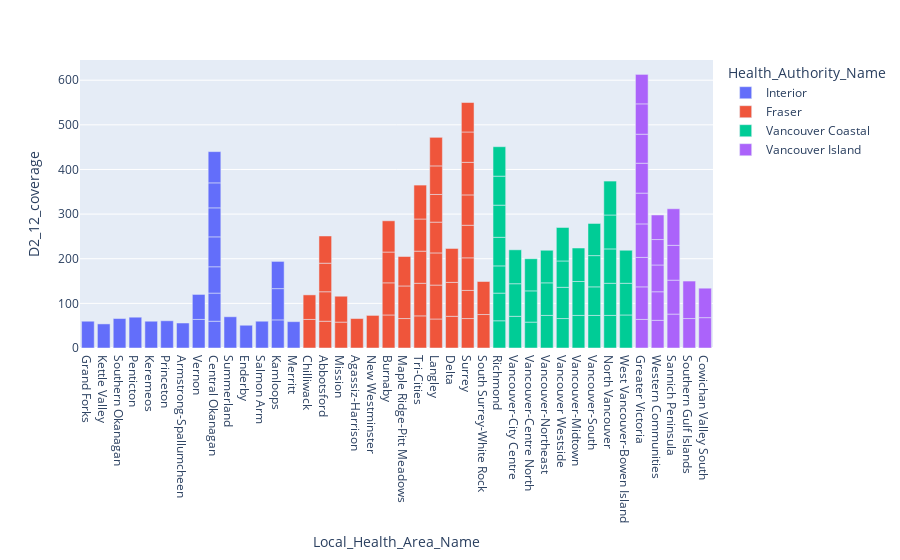

Source (notebook cell):
### Code cell
px.bar(CHSA_1,
       x= 'Local_Health_Area_Name',
       y= 'D2_12_coverage',
        color = 'Health_Authority_Name')

### Figure 1 — Plotly figure (JSON) as saved in the notebook; plotly's stock layout.template omitted (floating-point values rounded to 4 significant figures)
{"data": [{"alignmentgroup": "True", "hovertemplate": "Health_Authority_Name=Interior<br>Local_Health_Area_Name=%{x}<br>D2_12_coverage=%{y}<extra></extra>", "legendgroup": "Interior", "marker": {"color": "#636efa", "pattern": {"shape": ""}}, "name": "Interior", "offsetgroup": "Interior", "orientation": "v", "showlegend": true, "textposition": "auto", "type": "bar", "x": ["Grand Forks", "Kettle Valley", "Southern Okanagan", "Penticton", "Keremeos", "Princeton", "Armstrong-Spallumcheen", "Vernon", "Vernon", "Central Okanagan", "Central Okanagan", "Central Okanagan", "Central Okanagan", "Central Okanagan", "Central Okanagan", "Central Okanagan", "Summerland", "Enderby", "Salmon Arm", "Kamloops", "Kamloops", "Kamloops", "Merritt"], "xaxis": "x", "y": [60, 54, 66, 69, 60, 61, 56, 64, 56, 60, 63, 59, 67, 65, 56, 70, 70, 51, 60, 63, 70, 61, 59], "yaxis": "y"}, {"alignmentgroup": "True", "hovertemplate": "Health_Authority_Name=Fraser<br>Local_Health_Area_Name=%{x}<br>D2_12_coverage=%{y}<extra></extra>", "legendgroup": "Fraser", "marker": {"color": "#EF553B", "pattern": {"shape": ""}}, "name": "Fraser", "offsetgroup": "Fraser", "orientation": "v", "showlegend": true, "textposition": "auto", "type": "bar", "x": ["Chilliwack", "Chilliwack", "Abbotsford", "Abbotsford", "Abbotsford", "Abbotsford", "Mission", "Mission", "Agassiz-Harrison", "New Westminster", "Burnaby", "Burnaby", "Burnaby", "Burnaby", "Maple Ridge-Pitt Meadows", "Maple Ridge-Pitt Meadows", "Maple Ridge-Pitt Meadows", "Tri-Cities", "Tri-Cities", "Tri-Cities", "Tri-Cities", "Tri-Cities", "Langley", "Langley", "Langley", "Langley", "Langley", "Langley", "Langley", "Delta", "Delta", "Delta", "Surrey", "Surrey", "Surrey", "Surrey", "Surrey", "Surrey", "Surrey", "Surrey", "South Surrey-White Rock", "South Surrey-White Rock"], "xaxis": "x", "y": [64, 55, 60, 66, 64, 61, 58, 58, 66, 73, 74, 72, 69, 70, 66, 73, 66, 72, 73, 72, 72, 76, 65, 76, 72, 69, 62, 64, 64, 71, 76, 76, 66, 63, 73, 73, 68, 73, 68, 66, 75, 74], "yaxis": "y"}, {"alignmentgroup": "True", "hovertemplate": "Health_Authority_Name=Vancouver Coastal<br>Local_Health_Area_Name=%{x}<br>D2_12_coverage=%{y}<extra></extra>", "legendgroup": "Vancouver Coastal", "marker": {"color": "#00cc96", "pattern": {"shape": ""}}, "name": "Vancouver Coastal", "offsetgroup": "Vancouver Coastal", "orientation": "v", "showlegend": true, "textposition": "auto", "type": "bar", "x": ["Richmond", "Richmond", "Richmond", "Richmond", "Richmond", "Richmond", "Richmond", "Vancouver-City Centre", "Vancouver-City Centre", "Vancouver-City Centre", "Vancouver-Centre North", "Vancouver-Centre North", "Vancouver-Centre North", "Vancouver-Northeast", "Vancouver-Northeast", "Vancouver-Northeast", "Vancouver Westside", "Vancouver Westside", "Vancouver Westside", "Vancouver Westside", "Vancouver-Midtown", "Vancouver-Midtown", "Vancouver-Midtown", "Vancouver-South", "Vancouver-South", "Vancouver-South", "Vancouver-South", "North Vancouver", "North Vancouver", "North Vancouver", "North Vancouver", "North Vancouver", "West Vancouver-Bowen Island", "West Vancouver-Bowen Island", "West Vancouver-Bowen Island"], "xaxis": "x", "y": [61, 62, 61, 64, 72, 65, 66, 71, 73, 76, 58, 70, 72, 73, 73, 73, 66, 70, 59, 75, 73, 76, 75, 73, 64, 70, 72, 73, 72, 77, 76, 76, 74, 71, 74], "yaxis": "y"}, {"alignmentgroup": "True", "hovertemplate": "Health_Authority_Name=Vancouver Island<br>Local_Health_Area_Name=%{x}<br>D2_12_coverage=%{y}<extra></extra>", "legendgroup": "Vancouver Island", "marker": {"color": "#ab63fa", "pattern": {"shape": ""}}, "name": "Vancouver Island", "offsetgroup": "Vancouver Island", "orientation": "v", "showlegend": true, "textposition": "auto", "type": "bar", "x": ["Greater Victoria", "Greater Victoria", "Greater Victoria", "Greater Victoria", "Greater Victoria", "Greater Victoria", "Greater Victoria", "Greater Victoria", "Greater Victoria", "Western Communities", "Western Communities", "Western Communities", "Western Communities", "Western Communities", "Sannich Peninsula", "Sannich Peninsula", "Sannich Peninsula", "Sannich Peninsula", "Southern Gulf Islands", "Southern Gulf Islands", "Cowichan Valley South", "Cowichan Valley South"], "xaxis": "x", "y": [64, 73, 66, 75, 69, 67, 65, 68, 66, 62, 64, 60, 57, 55, 76, 76, 78, 82, 66, 84, 68, 66], "yaxis": "y"}], "layout": {"autosize": true, "barmode": "relative", "legend": {"title": {"text": "Health_Authority_Name"}, "tracegroupgap": 0}, "margin": {"t": 60}, "xaxis": {"anchor": "y", "autorange": true, "domain": [0, 1], "range": [-0.5, 39.5], "title": {"text": "Local_Health_Area_Name"}, "type": "category"}, "yaxis": {"anchor": "x", "autorange": true, "domain": [0, 1], "range": [0, 645.3], "title": {"text": "D2_12_coverage"}, "type": "linear"}}}
